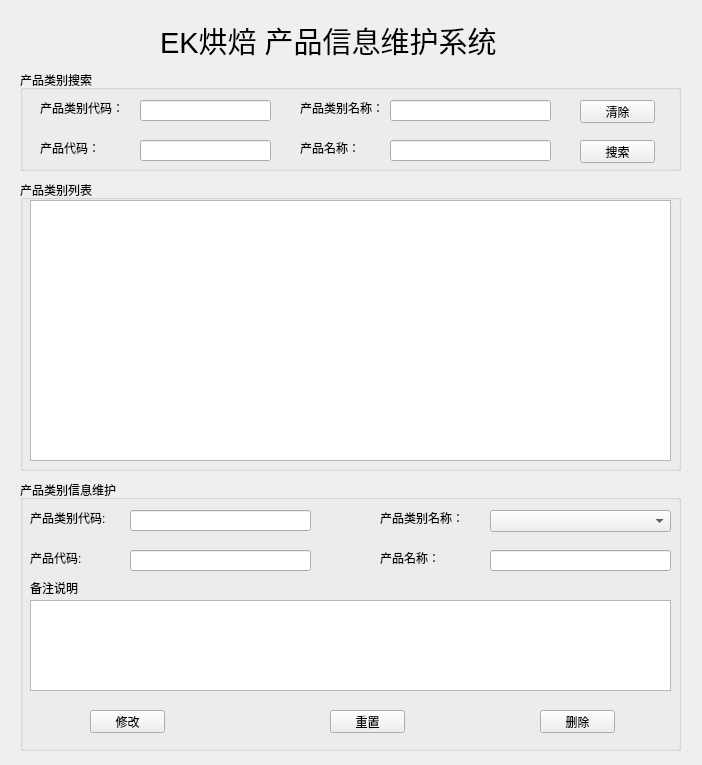
<?xml version="1.0" encoding="UTF-8"?>
<ui version="4.0">
 <class>Form</class>
 <widget class="QWidget" name="Form">
  <property name="geometry">
   <rect>
    <x>0</x>
    <y>0</y>
    <width>702</width>
    <height>765</height>
   </rect>
  </property>
  <property name="windowTitle">
   <string>产品信息维护系统</string>
  </property>
  <property name="windowIcon">
   <iconset>
    <normaloff>../img/整改通知.png</normaloff>../img/整改通知.png</iconset>
  </property>
  <widget class="QGroupBox" name="groupBox">
   <property name="geometry">
    <rect>
     <x>20</x>
     <y>70</y>
     <width>661</width>
     <height>101</height>
    </rect>
   </property>
   <property name="title">
    <string>产品类别搜索</string>
   </property>
   <widget class="QLineEdit" name="s_type_id">
    <property name="geometry">
     <rect>
      <x>120</x>
      <y>30</y>
      <width>131</width>
      <height>21</height>
     </rect>
    </property>
   </widget>
   <widget class="QLineEdit" name="s_type_name">
    <property name="geometry">
     <rect>
      <x>370</x>
      <y>30</y>
      <width>161</width>
      <height>21</height>
     </rect>
    </property>
   </widget>
   <widget class="QPushButton" name="pb_clear">
    <property name="geometry">
     <rect>
      <x>560</x>
      <y>30</y>
      <width>75</width>
      <height>23</height>
     </rect>
    </property>
    <property name="text">
     <string>清除</string>
    </property>
    <property name="icon">
     <iconset>
      <normaloff>../img/更新.png</normaloff>../img/更新.png</iconset>
    </property>
   </widget>
   <widget class="QLabel" name="label">
    <property name="geometry">
     <rect>
      <x>20</x>
      <y>30</y>
      <width>81</width>
      <height>16</height>
     </rect>
    </property>
    <property name="text">
     <string>产品类别代码：</string>
    </property>
   </widget>
   <widget class="QLabel" name="label_2">
    <property name="geometry">
     <rect>
      <x>280</x>
      <y>30</y>
      <width>81</width>
      <height>16</height>
     </rect>
    </property>
    <property name="text">
     <string>产品类别名称：</string>
    </property>
   </widget>
   <widget class="QLabel" name="label_7">
    <property name="geometry">
     <rect>
      <x>20</x>
      <y>70</y>
      <width>81</width>
      <height>16</height>
     </rect>
    </property>
    <property name="text">
     <string>产品代码：</string>
    </property>
   </widget>
   <widget class="QLineEdit" name="s_product_id">
    <property name="geometry">
     <rect>
      <x>120</x>
      <y>70</y>
      <width>131</width>
      <height>21</height>
     </rect>
    </property>
   </widget>
   <widget class="QLabel" name="label_8">
    <property name="geometry">
     <rect>
      <x>280</x>
      <y>70</y>
      <width>81</width>
      <height>16</height>
     </rect>
    </property>
    <property name="text">
     <string>产品名称：</string>
    </property>
   </widget>
   <widget class="QLineEdit" name="s_product_name">
    <property name="geometry">
     <rect>
      <x>370</x>
      <y>70</y>
      <width>161</width>
      <height>21</height>
     </rect>
    </property>
   </widget>
   <widget class="QPushButton" name="pb_search">
    <property name="geometry">
     <rect>
      <x>560</x>
      <y>70</y>
      <width>75</width>
      <height>23</height>
     </rect>
    </property>
    <property name="text">
     <string>搜索</string>
    </property>
    <property name="icon">
     <iconset>
      <normaloff>../img/search.png</normaloff>../img/search.png</iconset>
    </property>
   </widget>
  </widget>
  <widget class="QGroupBox" name="groupBox_2">
   <property name="geometry">
    <rect>
     <x>20</x>
     <y>180</y>
     <width>661</width>
     <height>291</height>
    </rect>
   </property>
   <property name="title">
    <string>产品类别列表</string>
   </property>
   <widget class="QTableWidget" name="tab_product_info">
    <property name="geometry">
     <rect>
      <x>10</x>
      <y>20</y>
      <width>641</width>
      <height>261</height>
     </rect>
    </property>
   </widget>
  </widget>
  <widget class="QGroupBox" name="groupBox_3">
   <property name="geometry">
    <rect>
     <x>20</x>
     <y>480</y>
     <width>661</width>
     <height>271</height>
    </rect>
   </property>
   <property name="title">
    <string>产品类别信息维护</string>
   </property>
   <widget class="QLineEdit" name="edit_type_id">
    <property name="geometry">
     <rect>
      <x>110</x>
      <y>30</y>
      <width>181</width>
      <height>21</height>
     </rect>
    </property>
   </widget>
   <widget class="QPlainTextEdit" name="edit_desc">
    <property name="geometry">
     <rect>
      <x>10</x>
      <y>120</y>
      <width>641</width>
      <height>91</height>
     </rect>
    </property>
   </widget>
   <widget class="QPushButton" name="pb_modify">
    <property name="geometry">
     <rect>
      <x>70</x>
      <y>230</y>
      <width>75</width>
      <height>23</height>
     </rect>
    </property>
    <property name="text">
     <string>修改</string>
    </property>
    <property name="icon">
     <iconset>
      <normaloff>../img/modify.png</normaloff>../img/modify.png</iconset>
    </property>
   </widget>
   <widget class="QPushButton" name="pb_reset">
    <property name="geometry">
     <rect>
      <x>310</x>
      <y>230</y>
      <width>75</width>
      <height>23</height>
     </rect>
    </property>
    <property name="text">
     <string>重置</string>
    </property>
    <property name="icon">
     <iconset>
      <normaloff>../img/reset_ico.png</normaloff>../img/reset_ico.png</iconset>
    </property>
   </widget>
   <widget class="QPushButton" name="pb_delet">
    <property name="geometry">
     <rect>
      <x>520</x>
      <y>230</y>
      <width>75</width>
      <height>23</height>
     </rect>
    </property>
    <property name="text">
     <string>删除</string>
    </property>
    <property name="icon">
     <iconset>
      <normaloff>../img/delete.png</normaloff>../img/delete.png</iconset>
    </property>
   </widget>
   <widget class="QLabel" name="label_3">
    <property name="geometry">
     <rect>
      <x>10</x>
      <y>30</y>
      <width>81</width>
      <height>16</height>
     </rect>
    </property>
    <property name="text">
     <string>产品类别代码:</string>
    </property>
   </widget>
   <widget class="QLabel" name="label_4">
    <property name="geometry">
     <rect>
      <x>360</x>
      <y>30</y>
      <width>81</width>
      <height>16</height>
     </rect>
    </property>
    <property name="text">
     <string>产品类别名称：</string>
    </property>
   </widget>
   <widget class="QLabel" name="label_5">
    <property name="geometry">
     <rect>
      <x>10</x>
      <y>100</y>
      <width>53</width>
      <height>15</height>
     </rect>
    </property>
    <property name="text">
     <string>备注说明：</string>
    </property>
   </widget>
   <widget class="QLabel" name="label_9">
    <property name="geometry">
     <rect>
      <x>10</x>
      <y>70</y>
      <width>81</width>
      <height>16</height>
     </rect>
    </property>
    <property name="text">
     <string>产品代码:</string>
    </property>
   </widget>
   <widget class="QLineEdit" name="edit_product_id">
    <property name="geometry">
     <rect>
      <x>110</x>
      <y>70</y>
      <width>181</width>
      <height>21</height>
     </rect>
    </property>
   </widget>
   <widget class="QLabel" name="label_10">
    <property name="geometry">
     <rect>
      <x>360</x>
      <y>70</y>
      <width>81</width>
      <height>16</height>
     </rect>
    </property>
    <property name="text">
     <string>产品名称：</string>
    </property>
   </widget>
   <widget class="QLineEdit" name="edit_product_name">
    <property name="geometry">
     <rect>
      <x>470</x>
      <y>70</y>
      <width>181</width>
      <height>21</height>
     </rect>
    </property>
   </widget>
   <widget class="QComboBox" name="cb_type">
    <property name="geometry">
     <rect>
      <x>470</x>
      <y>30</y>
      <width>181</width>
      <height>22</height>
     </rect>
    </property>
    <property name="placeholderText">
     <string>选择产品类别名称</string>
    </property>
   </widget>
  </widget>
  <widget class="QLabel" name="label_6">
   <property name="geometry">
    <rect>
     <x>160</x>
     <y>10</y>
     <width>441</width>
     <height>61</height>
    </rect>
   </property>
   <property name="font">
    <font>
     <pointsize>22</pointsize>
    </font>
   </property>
   <property name="text">
    <string>EK烘焙 产品信息维护系统</string>
   </property>
  </widget>
 </widget>
 <resources/>
 <connections/>
</ui>
